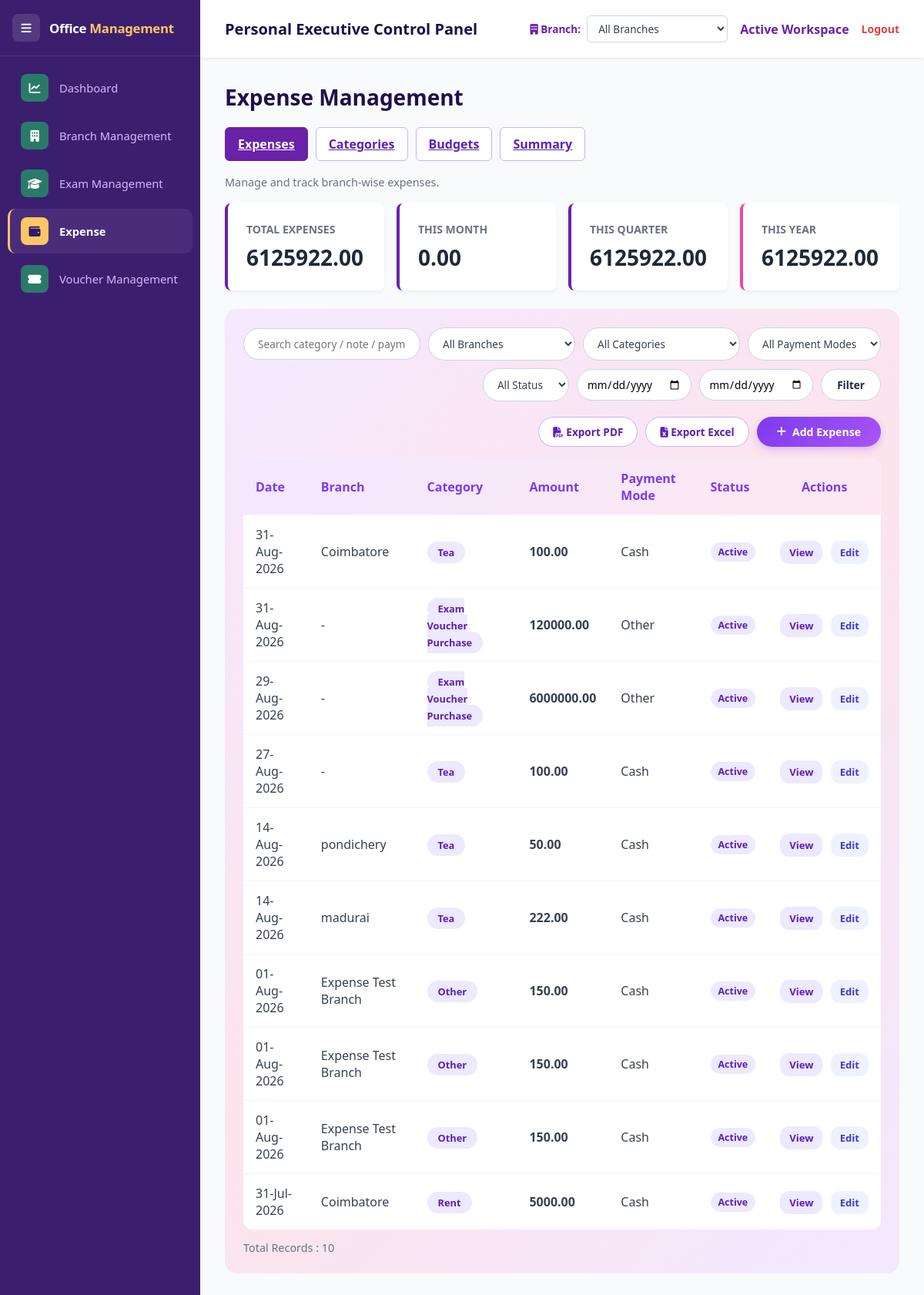
The page /expense-management on the database its author committed.
### apps/models.py (models this page shows)
class Expense(db.Model):
    id = db.Column(db.Integer, primary_key=True)
    category = db.Column(db.String(50), nullable=False)  # legacy free-text category (kept for backward compatibility)
    amount = db.Column(db.Float, nullable=False)
    description = db.Column(db.Text)
    date_incurred = db.Column(db.DateTime, default=datetime.utcnow)
    branch_id = db.Column(db.Integer, db.ForeignKey('branch.id'), nullable=True)
    category_id = db.Column(db.Integer, db.ForeignKey('expense_category.id'), nullable=True)
    payment_mode = db.Column(db.String(50), nullable=True)  # Cash, Bank Transfer, UPI, Card, Other
    receipt_file = db.Column(db.String(400), nullable=True)
    status = db.Column(db.String(20), default='Active')  # Active / Cancelled
    created_at = db.Column(db.DateTime, default=datetime.utcnow)
    updated_at = db.Column(db.DateTime, default=datetime.utcnow, onupdate=datetime.utcnow)
    branch = db.relationship('Branch', backref='expenses')
    expense_category = db.relationship('ExpenseCategory', backref='expenses')
    employee_id = db.Column(db.Integer, db.ForeignKey('employee.id'), nullable=True, index=True)
    employee = db.relationship('Employee', backref='salary_expenses', foreign_keys=[employee_id])
    note = synonym('description')

class Branch(db.Model):
    id = db.Column(db.Integer, primary_key=True)
    branch_name = db.Column(db.String(150), unique=True, nullable=False)
    address = db.Column(db.String(300), nullable=True)
    contact_info = db.Column(db.String(150), nullable=True)
    region = db.Column(db.String(100), nullable=True)
    status = db.Column(db.String(20), default='Active')  # Active, Inactive
    created_at = db.Column(db.DateTime, default=datetime.utcnow)
    updated_at = db.Column(db.DateTime, default=datetime.utcnow, onupdate=datetime.utcnow)
    name = synonym('branch_name')
    location = synonym('address')

class ExpenseCategory(db.Model):
    id = db.Column(db.Integer, primary_key=True)
    name = db.Column(db.String(100), unique=True, nullable=False)
    status = db.Column(db.String(20), default='Active')  # Active / Inactive
    created_at = db.Column(db.DateTime, default=datetime.utcnow)

### app.py (the view, shortened to what this page needs)
@app.route('/expense-management')
def expense_management():
    search_term = (request.args.get('q') or '').strip()
    if request.args.get('branch_id') is not None:
        branch_id = request.args.get('branch_id', '').strip()
    else:
        active_b = session.get('active_branch_id')
        branch_id = str(active_b) if active_b else ''
    category_id = request.args.get('category_id') or ''
    payment_mode = request.args.get('payment_mode') or ''
    status = request.args.get('status') or 'All'
    date_from = request.args.get('date_from') or ''
    date_to = request.args.get('date_to') or ''
    query = Expense.query
    if branch_id.isdigit():
        query = query.filter(Expense.branch_id == int(branch_id))
    if category_id.isdigit():
        query = query.filter(Expense.category_id == int(category_id))
    if payment_mode:
        query = query.filter(Expense.payment_mode == payment_mode)
    if status in ('Active', 'Cancelled'):
        query = query.filter(Expense.status == status)
    if date_from:
        d = parse_date(date_from)
        if d:
            query = query.filter(Expense.date_incurred >= datetime(d.year, d.month, d.day))
    if date_to:
        d = parse_date(date_to)
        if d:
            query = query.filter(Expense.date_incurred <= datetime(d.year, d.month, d.day, 23, 59, 59))
    expenses = query.order_by(Expense.date_incurred.desc()).all()
    branches = Branch.query.filter_by(status='Active').order_by(Branch.branch_name.asc()).all()
    categories = ExpenseCategory.query.filter_by(status='Active').order_by(ExpenseCategory.name.asc()).all()
    stats = compute_summary_stats()
    return render_template('expense.html', expenses=expenses, branches=branches, categories=categories,
                            payment_modes=PAYMENT_MODES, stats=stats, search_term=search_term,
                            branch_id=branch_id, category_id=category_id, payment_mode=payment_mode,
                            status=status, date_from=date_from, date_to=date_to,
                            msg=request.args.get('msg'))

### apps/branches/routes.py (called while the page is built)
@branches_bp.app_context_processor
def inject_branch_switcher():
    try:
        switcher_branches = Branch.query.order_by(Branch.branch_name.asc()).all()
    except Exception:
        switcher_branches = []
    return {
        'switcher_branches': switcher_branches,
        'active_branch_id': session.get('active_branch_id'),
        'active_branch_name': session.get('active_branch_name', 'All Branches'),
    }

### apps/expenses/helpers.py (called while the page is built)
def _quarter_bounds(year, quarter):
    start_month = (quarter - 1) * 3 + 1
    end_month = start_month + 2
    start = date(year, start_month, 1)
    end_month_last_day = 31 if end_month in (1, 3, 5, 7, 8, 10, 12) else (30 if end_month != 2 else 28)
    end = date(year, end_month, end_month_last_day)
    return start, end

def active_expenses_query():
    return Expense.query.filter(Expense.status != 'Cancelled')

### templates/expense.html (shortened to what this page needs)
{% extends 'base.html' %}
{% block content %}
<div id="listView">
    <div class="module-header">
        <h2>Expense Management</h2>
    </div>
    <div class="module-actions" style="margin-bottom:18px;">
        <a href="{{ url_for('expense_management') }}" class="tab-button active">Expenses</a>
        <a href="{{ url_for('expenses.expense_categories') }}" class="tab-button">Categories</a>
        <a href="{{ url_for('expenses.expense_budgets') }}" class="tab-button">Budgets</a>
        <a href="{{ url_for('expenses.expense_summary') }}" class="tab-button">Summary</a>
    </div>
    <p class="muted" style="margin-bottom:18px;">Manage and track branch-wise expenses.</p>
    <div class="summary-grid" style="margin-bottom:24px;">
        <div class="card">
            <h3>Total Expenses</h3>
            <div class="value">{{ '%.2f'|format(stats.total) }}</div>
        </div>
        <div class="card">
            <h3>This Month</h3>
            <div class="value">{{ '%.2f'|format(stats.this_month) }}</div>
        </div>
        <div class="card">
            <h3>This Quarter</h3>
            <div class="value">{{ '%.2f'|format(stats.this_quarter) }}</div>
        </div>
        <div class="card accent">
            <h3>This Year</h3>
            <div class="value">{{ '%.2f'|format(stats.this_year) }}</div>
        </div>
    </div>
    <div style="background:linear-gradient(135deg,#f5e8ff 0%,#fce4ec 50%,#f3e8ff 100%);padding:24px;border-radius:16px;">
        <form method="GET" action="{{ url_for('expense_management') }}" style="display:flex;align-items:center;justify-content:flex-end;gap:10px;margin-bottom:20px;flex-wrap:wrap;">
            <input type="text" name="q" value="{{ search_term }}" placeholder="Search category / note / payment mode" style="padding:10px 18px; border-radius:30px; border:1.5px solid #cbd5e1; font-size:0.85rem; width:230px; outline:none; background:#fff; color:#374151;">
            <select name="branch_id" style="padding:10px 14px;border-radius:30px;border:1.5px solid #cbd5e1;font-size:0.85rem;background:#fff;color:#374151;">
                <option value="">All Branches</option>
            </select>
            <select name="category_id" style="padding:10px 14px;border-radius:30px;border:1.5px solid #cbd5e1;font-size:0.85rem;background:#fff;color:#374151;">
                <option value="">All Categories</option>
            </select>
            <select name="payment_mode" style="padding:10px 14px;border-radius:30px;border:1.5px solid #cbd5e1;font-size:0.85rem;background:#fff;color:#374151;">
                <option value="">All Payment Modes</option>
            </select>
            <select name="status" style="padding:10px 14px;border-radius:30px;border:1.5px solid #cbd5e1;font-size:0.85rem;background:#fff;color:#374151;">
                <option value="All" {% if status == 'All' %}selected{% endif %}>All Status</option>
            </select>
            <input type="date" name="date_from" value="{{ date_from }}" style="padding:9px 12px;border-radius:30px;border:1.5px solid #cbd5e1;font-size:0.85rem;">
            <input type="date" name="date_to" value="{{ date_to }}" style="padding:9px 12px;border-radius:30px;border:1.5px solid #cbd5e1;font-size:0.85rem;">
            <button type="submit" style="padding:10px 20px; border-radius:30px; background:#fff; color:#1e293b; border:1.5px solid #cbd5e1; font-weight:700; cursor:pointer; font-size:0.85rem;">Filter</button>
        </form>
        <div style="display:flex;align-items:center;justify-content:flex-end;gap:10px;margin-bottom:16px;flex-wrap:wrap;">
            <a href="{{ url_for('expenses.expense_export_pdf', **request.args) }}" style="padding:9px 18px;border-radius:30px;border:1.5px solid #c4b5fd;background:#fff;color:#5b21b6;font-weight:700;cursor:pointer;font-size:0.85rem;text-decoration:none;"><i class="fas fa-file-pdf"></i> Export PDF</a>
            <a href="{{ url_for('expenses.expense_export_excel', **request.args) }}" style="padding:9px 18px;border-radius:30px;border:1.5px solid #c4b5fd;background:#fff;color:#5b21b6;font-weight:700;cursor:pointer;font-size:0.85rem;text-decoration:none;"><i class="fas fa-file-excel"></i> Export Excel</a>
            <a href="{{ url_for('expenses.expense_add_page') }}" style="padding:10px 26px; border-radius:30px; background:linear-gradient(135deg,#7c3aed,#a855f7); color:#fff; border:none; font-weight:700; cursor:pointer; font-size:0.88rem; box-shadow:0 4px 10px rgba(124,58,237,0.25); text-decoration:none; display:inline-flex; align-items:center; gap:8px;"><i class="fas fa-plus"></i> Add Expense</a>
        </div>
        <div class="table-responsive" style="background:#fff;border-radius:12px;overflow:hidden;">
            <table style="width:100%;border-collapse:collapse;">
                <thead>
                    <tr style="background:linear-gradient(135deg,#f3e8ff,#fde8f0);">
                        <th style="padding:14px 16px;text-align:left;color:#7c3aed;font-weight:700;">Date</th>
                        <th style="padding:14px 16px;text-align:left;color:#7c3aed;font-weight:700;">Branch</th>
                        <th style="padding:14px 16px;text-align:left;color:#7c3aed;font-weight:700;">Category</th>
                        <th style="padding:14px 16px;text-align:left;color:#7c3aed;font-weight:700;">Amount</th>
                        <th style="padding:14px 16px;text-align:left;color:#7c3aed;font-weight:700;">Payment Mode</th>
                        <th style="padding:14px 16px;text-align:left;color:#7c3aed;font-weight:700;">Status</th>
                        <th style="padding:14px 16px;text-align:center;color:#7c3aed;font-weight:700;">Actions</th>
                    </tr>
                </thead>
                <tbody>
                    {% for e in expenses %}
                    <tr style="border-top:1px solid #f1f5f9;{% if e.status == 'Cancelled' %}opacity:0.6;{% endif %}">
                        <td style="padding:14px 16px;color:#374151;">{{ e.date_incurred.strftime('%d-%b-%Y') if e.date_incurred else '-' }}</td>
                        <td style="padding:14px 16px;color:#374151;">{{ e.branch.branch_name if e.branch else '-' }}</td>
                        <td style="padding:14px 16px;"><span style="background:#ede9fe;color:#5b21b6;padding:5px 14px;border-radius:20px;font-size:0.8rem;font-weight:700;">{{ e.expense_category.name if e.expense_category else e.category }}</span></td>
                        <td style="padding:14px 16px;color:#374151;font-weight:600;">{{ '%.2f'|format(e.amount or 0) }}</td>
                        <td style="padding:14px 16px;color:#374151;">{{ e.payment_mode or '-' }}</td>
                        <td style="padding:14px 16px;">
                            <span class="status-pill" style="{% if e.status == 'Cancelled' %}background:#fee2e2;color:#dc2626;{% endif %}">{{ e.status or 'Active' }}</span>
                        </td>
                        <td style="padding:14px 16px;text-align:center;white-space:nowrap;">
                            <a href="{{ url_for('expenses.expense_detail', expense_id=e.id) }}" style="padding:6px 12px;border-radius:12px;background:#ede9fe;color:#5b21b6;font-weight:600;text-decoration:none;font-size:0.82rem;">View</a>
                            <a href="{{ url_for('expense_edit', expense_id=e.id) }}" style="margin-left:6px;padding:6px 12px;border-radius:12px;background:#eef2ff;color:#4338ca;font-weight:600;text-decoration:none;font-size:0.82rem;">Edit</a>
                        </td>
                    </tr>
                    {% else %}
                    <tr><td colspan="7" class="muted" style="padding:20px;text-align:center;">No expenses found.</td></tr>
                    {% endfor %}
                </tbody>
            </table>
        </div>
        <p class="muted" style="margin-top:14px;">Total Records : {{ expenses|length }}</p>
    </div>
</div>
{% endblock %}

### static/css/style.css (style rules this page uses)
:root { --primary-purple: #6B21A8; --dark-purple: #1e0f4a; --accent-pink: #EC4899; --light-pink: #FCE7F3; --bg-slate: #F9FAFB; --text-dark: #1F2937; --sidebar-width: 260px; }
* { margin: 0; padding: 0; box-sizing: border-box; font-family: 'Segoe UI', Tahoma, Geneva, Verdana, sans-serif; }
body { background-color: var(--bg-slate); color: var(--text-dark); display: flex; height: 100vh; overflow: hidden; }
.card { background: white; padding: 1.5rem; border-radius: 0.5rem; box-shadow: 0 4px 6px -1px rgba(0, 0, 0, 0.05); border-left: 4px solid var(--primary-purple); }
.card.accent { border-left-color: var(--accent-pink); }
.card h3 { font-size: 0.875rem; text-transform: uppercase; color: #6B7280; margin-bottom: 0.5rem; }
.card .value { font-size: 1.75rem; font-weight: 700; color: var(--text-dark); }
.module-header { display:flex;justify-content:space-between;align-items:center;gap:16px;margin-bottom:20px;flex-wrap:wrap; }
.module-header h2 { color:var(--dark-purple);font-size:1.75rem; }
.status-pill { display:inline-flex;border-radius:999px;padding:4px 10px;background:#ede9fe;color:#5b21b6;font-weight:700;font-size:0.78rem; }
.muted { color:#6b7280;font-size:0.9rem; }
.summary-grid { display:grid;grid-template-columns:repeat(auto-fit,minmax(200px,1fr));gap:16px; }
.module-actions { display:flex;gap:10px;align-items:center;flex-wrap:wrap; }
.tab-button { border:1px solid #c4b5fd;background:#fff;color:#5b21b6;border-radius:6px;padding:10px 16px;font-weight:700;cursor:pointer; }
.tab-button.active { background:var(--primary-purple);color:#fff;border-color:var(--primary-purple); }

### rows shown on the page
Expense: date_incurred "31-Aug-2026", branch "Coimbatore", expense_category "Tea", amount "100.00", payment_mode "Cash", status "Active"
Expense: date_incurred "31-Aug-2026", branch "-", expense_category "Exam Voucher Purchase", amount "120000.00", payment_mode "Other", status "Active"
Expense: date_incurred "29-Aug-2026", branch "-", expense_category "Exam Voucher Purchase", amount "6000000.00", payment_mode "Other", status "Active"
Expense: date_incurred "27-Aug-2026", branch "-", expense_category "Tea", amount "100.00", payment_mode "Cash", status "Active"
Expense: date_incurred "14-Aug-2026", branch "pondichery", expense_category "Tea", amount "50.00", payment_mode "Cash", status "Active"
Expense: date_incurred "14-Aug-2026", branch "madurai", expense_category "Tea", amount "222.00", payment_mode "Cash", status "Active"
Expense: date_incurred "01-Aug-2026", branch "Expense Test Branch", expense_category "Other", amount "150.00", payment_mode "Cash", status "Active"
Expense: date_incurred "01-Aug-2026", branch "Expense Test Branch", expense_category "Other", amount "150.00", payment_mode "Cash", status "Active"
Expense: date_incurred "01-Aug-2026", branch "Expense Test Branch", expense_category "Other", amount "150.00", payment_mode "Cash", status "Active"
Expense: date_incurred "31-Jul-2026", branch "Coimbatore", expense_category "Rent", amount "5000.00", payment_mode "Cash", status "Active"

### other values the page prints
{{ '%.2f'|format(stats.total) }} "6125922.00"
{{ '%.2f'|format(stats.this_month) }} "0.00"
{{ '%.2f'|format(stats.this_quarter) }} "6125922.00"
{{ '%.2f'|format(stats.this_year) }} "6125922.00"
{{ expenses|length }} "10"
